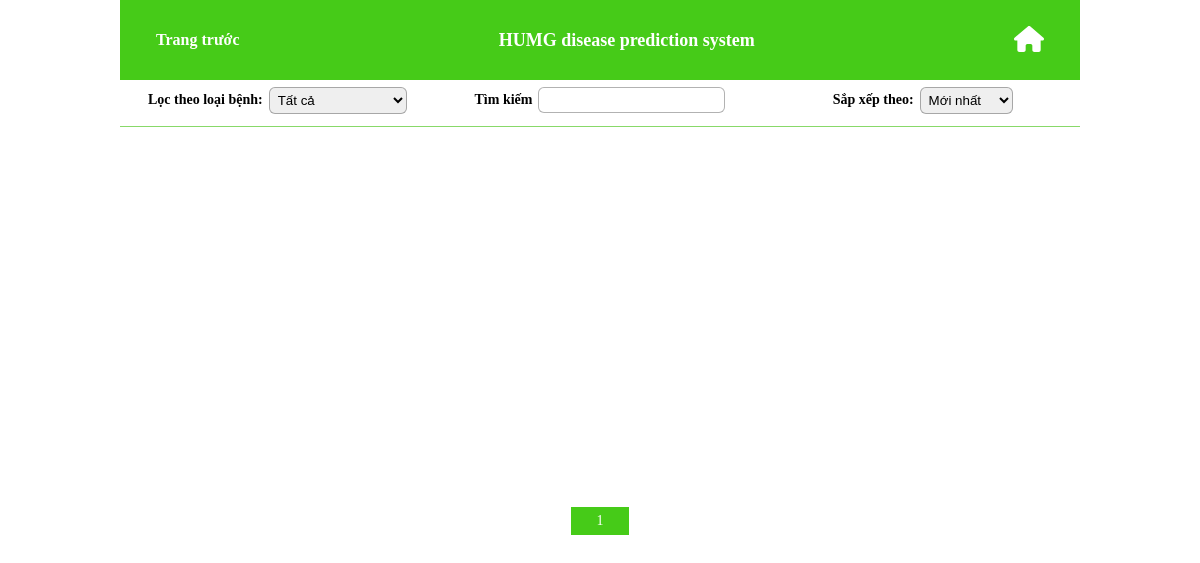
Before: /post/page/ with the older database file.
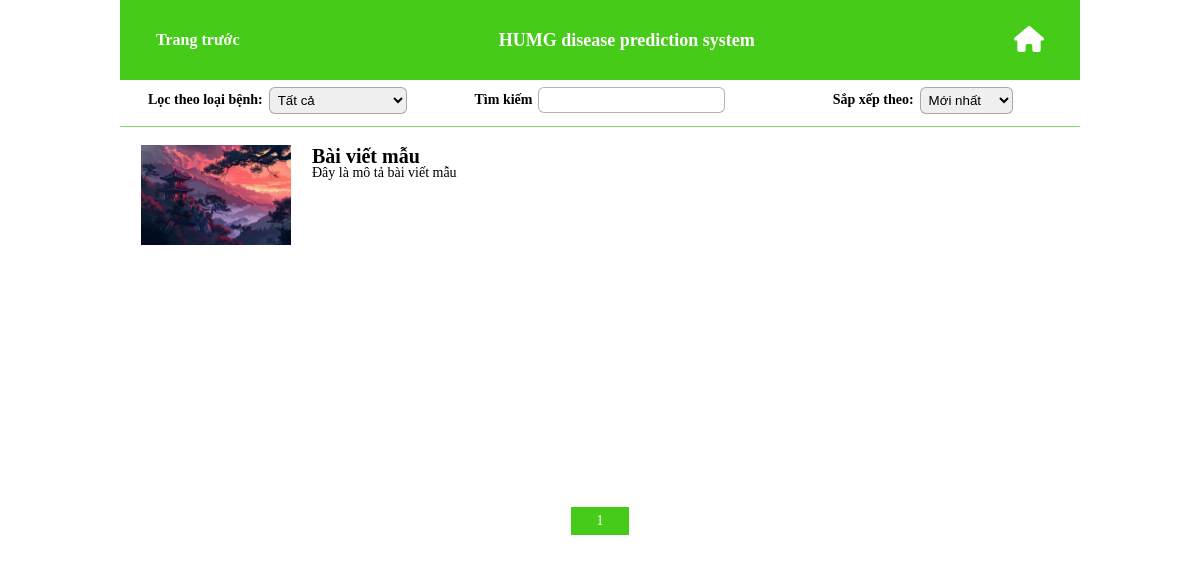
After: the same page with the newer database file.
### sqlService/models.py (models this page shows, shortened)
class Post(models.Model):
    id = models.AutoField(primary_key=True)
    title = models.CharField(max_length=200)
    userId = models.ForeignKey(User, on_delete=models.CASCADE)
    content = RichTextField()  # Trường rich text
    discription = models.TextField(null=True)
    created_at = models.DateTimeField(auto_now_add=True)
    thumbnail = models.ImageField(upload_to='static/images/posts', null=True, blank=True)

### font_end/views.py (the view)
# urls.py: path("post/page/", post_page, name="post_page"),
@require_GET
def post_page(request, pageNumber = 1, category = 'all', sortBy = 'newest'):
    posts = PostHelper.getAll(pageNumber, category, sortBy)
    paginator = Paginator(posts, pageSize)
    totalPage = paginator.num_pages
    minPage = max(pageNumber - 2, 1)
    maxPage = min(pageNumber + 2, totalPage)
    rangePage = range(minPage, maxPage+1)
    postInPage = paginator.get_page(pageNumber)
    return render(request, 'post-page.html', {
        "posts" : postInPage,
        "rangePage": rangePage,
        'currentPage': pageNumber
    })

### sqlService/helper.py (called while the page is built)
    def getAll(pageNumber = 1, category = 'all', sortBy = 'newest'):
        posts = Post.objects.all()
        if category != "all":
            posts = posts.filter(post_categories__categoryId__categoryName=category)
        if sortBy == "newest":
            posts = posts.order_by("-created_at")
        elif sortBy == "oldest":
            posts = posts.order_by("created_at")
        return posts

### font_end/templates/post-page.html (shortened to what this page needs)
{% extends 'base_ui.html' %}
{% load static %}
    {% block importCSS %}
    <link rel="stylesheet" href="{% static 'app/css/post_page.css' %}">
    <link rel="stylesheet" href="{% static 'app/css/grid.css' %}">
    {% endblock %}
    {% block content %}
    <div class="post-page-container">
        <div class="filter">
            <div class="grid">
                <div class="row">
                    <div class="col l-4">
                        <div class="filter-options">
                            <div class="filter-label">
                                Lọc theo loại bệnh:
                            </div>
                            <select class="selection" id="filter-category">
                                <option value="all">Tất cả</option>
                            </select>
                        </div>
                    </div>
                    <div class="col l-4">
                        <div class="filter-options">
                            <div class="search-box">
                                <div class="filter-label">Tìm kiếm</div>
                                <input class="input-search" type="text" id="filter-search">
                            </div>
                        </div>
                    </div>
                    <div class="col l-4">
                        <div class="filter-options">
                            <div class="filter-label">
                                Sắp xếp theo:
                            </div>
                            <select class="selection" id="filter-sort">
                                <option value="newest">Mới nhất</option>
                            </select>
                        </div>
                    </div>
                </div>
            </div>
        </div>
        <div class="dash-line das-color-theme"></div>
        <div class="post-container">
            <div class="grid">
                <div class="row">
                    {% for post in posts %}
                    <div class="col l-12">
                        <a href="/post/view/{{ post.id }}" class="post-cards">
                            <div style="background-image: url('/{{post.thumbnail}}')" class="post-thumbnail"></div>
                            <div class="post-info">
                                <div class="post-info-title text text-black">
                                    {{ post.title }}
                                </div>
                                <div class="post-info-discription text text-black">
                                    {{ post.discription }}
                                </div>
                            </div>
                        </a>
                    </div>
                    {% endfor %}
                </div>
            </div>
        </div>
        <div class="paginator-container">
            <div class="paginator-list">
                <div class="grid">
                    <div class="row straight-center">
                        {% for pageNum in rangePage %}
                        {% if pageNum == currentPage %}
                            <div class="col l-2">
                                <a href="/post/page/{{pageNum}}" class="paginator-items isCurrent">
                                    <span>
                                        {{pageNum}}
                                    </span>
                                </a>
                            </div>
                        {% endif %}
                        {% endfor %}
                    </div>
                </div>
            </div>
        </div>
    </div>
    {% endblock %}

### font_end/templates/base_ui.html (shortened to what this page needs)
{% load static %}
<!DOCTYPE html>
<html lang="en">
<head>
    <link rel="stylesheet" href="{% static 'app/css/root.css' %}">
    <link rel="stylesheet" href="{% static 'app/css/navbar.css' %}">
    {% block importCSS %} {% endblock %}
</head>
<body>
    <div id="main-navbar" class="navbar">
        <div class="navbar_container">
            <div class="navbar_items left">
                <a id="previous-page" class="text fz-16" >Trang trước</a>
            </div>
            <div class="navbar_items center">
                <span class="text text-white fz-18 w-700">HUMG disease prediction system</span>
            </div>
            <div class="navbar_items right">
                <a href="/">
                    <img id="img-logo" src="{% static 'app/imgs/house-solid.svg' %}" alt="Home">
                </a>
            </div>
        </div>
    </div>
    {% block content %}
    {% endblock %}
</body>
</html>

### static/app/css/root.css (style rules this page uses)
:root { --theme-green-1: #88D969; --theme-green-2: #46CB18; --theme-green-3: #06A10B; --theme-green-4: #1D800E; --theme-black-1: #242424; --theme-black-2: #1B1B1B; --theme-black-3: #141414; --theme-black-4: #000000; --theme-blue-1: #deecfb; --theme-blue-2: #bedaf7; --theme-blue-3: #7ab3ef; --theme-blue-4: #368ce7; --theme-blue-5: #1666ba; }
* { margin: 0; padding: 0; box-sizing: border-box; }
html { font-size: 10px; }
.text { text-decoration: none; }
.text.text-white { color: #fff; }
.text.text-black { color: #000; }
.text.w-700 { font-weight: 700; }
.text.fz-16 { font-size: 1.6rem; }
.text.fz-18 { font-size: 1.8rem; }
.dash-line { display: block; width: 100%; height: 1px; margin-top: 6px; margin-bottom: 6px; }
.dash-line.das-color-theme { background-color: var(--theme-green-1); }
.filter { width: 100%; display: flex; align-items: center; justify-content: center; }
.filter-options { display: flex; align-items: center; justify-content: center; }
.filter-label { margin-right: 6px; }
.selection { outline: none; border: 1px solid rgba(0, 0, 0, 0.3); border-radius: 6px; padding: 4px; }

### static/app/css/navbar.css (style rules this page uses)
.navbar { width: 80vw; height: 10vh; margin: 0 auto; background-color: var(--theme-green-2); }
.navbar_container { width: inherit; height: inherit; padding: 0 24px; display: flex; align-items: center; }
.navbar_items { padding: 12px; }
.navbar_items a { color: #fff; font-weight: 700; }
.navbar_items.left { margin-left: 0; }
.navbar_items.center { margin: 0 auto; }
.navbar_items.right { margin-left: 0; }
#img-logo { width: 30px; }
#previous-page { cursor: pointer; }

### static/app/css/post_page.css (style rules this page uses)
:root { --filter-h: 40px; }
.post-page-container { margin: 0 auto; display: block; width: 80vw; }
.filter { height: var(--filter-h); }
.filter-options { height: var(--filter-h); }
.filter-label { font-size: 1.4rem; font-weight: 600; }
.search-box { height: 100%; display: flex; align-items: center; }
.input-search { outline: none; padding: 4px; border-radius: 6px; height: 26px; border: 1px solid rgba(0, 0, 0, 0.3) }
.post-container { min-height: 350px; }
.post-cards { margin-top: 12px; text-decoration: none; font-size: 1.4rem; display: flex; align-items: center; }
.post-thumbnail { width: 20%; height: 100px; background-image: url("/static/app/imgs/logo_humg.jpg"); background-position: center; background-size: contain; background-repeat: no-repeat; }
.post-info { width: 80%; height: 100px; align-self: flex-start; }
.post-info-title { max-height: 20%; font-size: 2rem; font-weight: 700; overflow: hidden; text-overflow: ellipsis; white-space: nowrap; }
.post-info-discription { max-height: 80%; text-overflow: ellipsis; overflow: hidden; }
.paginator-container { width: 100%; margin-top: 24px; }
.paginator-list { width: 40%; margin: 0 auto; }
.paginator-items { display: block; width: 100%; cursor: pointer; font-size: 1.4rem; text-align: center; background-color: var(--theme-green-3); text-decoration: none; padding: 6px; color: #fff; }
.paginator-items.isCurrent { background-color: var(--theme-green-2); }

### static/app/css/grid.css (style rules this page uses)
:root { --base-col: 8.3333%; }
.grid { display: block; width: 100%; padding: 0; }
.row { display: flex; flex-direction: row; flex-wrap: wrap; margin-left: -4px; margin-right: -4px; }
.row.straight-center { align-items: center; justify-content: center; }
.col { padding-left: 4px; padding-right: 4px; }
.l-2 { flex: 0 0 calc(var(--base-col) * 2); max-width: calc(var(--base-col) * 2); }
.l-4 { flex: 0 0 calc(var(--base-col) * 4); max-width: calc(var(--base-col) * 4); }
.l-12 { flex: 0 0 100%; max-width: 100%; }

Changed rows visible on the page:
added Post: thumbnail (picture), title "Bài viết mẫu", discription "Đây là mô tả bài viết mẫu"
